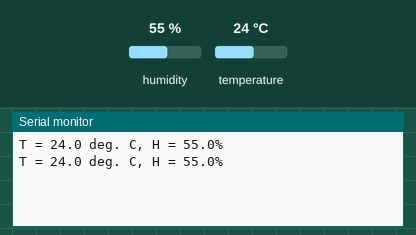
A sketch run on a simulated Arduino Uno, built with avr-gcc and run on an emulated ATmega328P. Shown: the last lines printed to the serial monitor. The inputs (shaded band) are chosen by the test bench; at power-on: humidity 55 %, temperature 24 °C.

Above: at 8.8 s.
8.9 s: humidity set to 22 %
At 13.1 s:
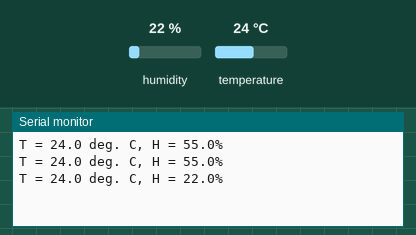
14.9 s: temperature set to 12 °C
At 17.4 s:
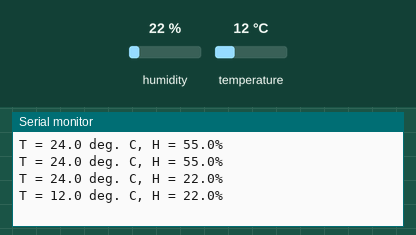
20.9 s: humidity set to 40 %
At 24.8 s:
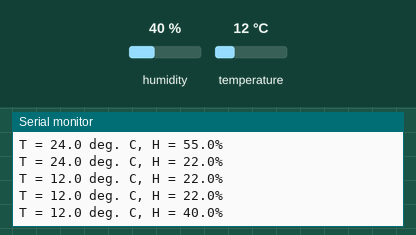
Timing chart, 0 to 26.3 s (numbered marks = the images above; inputs shaded):
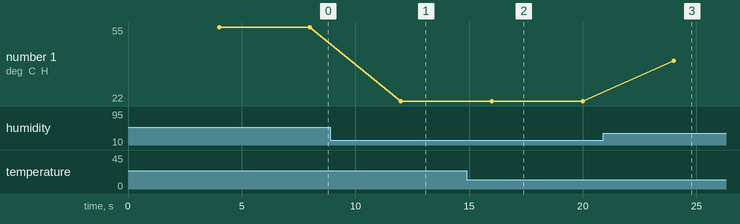

Measured:
- after the input at 8.9 s, the serial monitor: prints a new line after 3.1 s (image 1)
- after the input at 14.9 s, the serial monitor: prints a new line after 1.1 s (image 2)
- after the input at 20.9 s, the serial monitor: prints a new line after 3.1 s (image 3)
- plotted number 1: 55 → 22 after the input at 8.9 s, 22 → 40 after the input at 20.9 s

The sketch:

DHT22.ino
```cpp
#include <Arduino.h>
#include "DHT_Async.h"

//Code for running DHT22 on Arduino UNO, text output on serial monitor
//input pin is 10, voltage is 5 or 3.3, gnd is gnd


/* Uncomment according to your sensortype. */
//#define DHT_SENSOR_TYPE DHT_TYPE_11
//#define DHT_SENSOR_TYPE DHT_TYPE_21
#define DHT_SENSOR_TYPE DHT_TYPE_22

static const int DHT_SENSOR_PIN = 10;
DHT_Async dht_sensor(DHT_SENSOR_PIN, DHT_SENSOR_TYPE);


/*
 * Initialize the serial port.
 */
void setup() {
    Serial.begin(115200);
}


/*
 * Poll for a measurement, keeping the state machine alive.  Returns
 * true if a measurement is available.
 */
static bool measure_environment(float *temperature, float *humidity) {
    static unsigned long measurement_timestamp = millis();

    /* Measure once every four seconds. */
    if (millis() - measurement_timestamp > 4000ul) {
        if (dht_sensor.measure(temperature, humidity)) {
            measurement_timestamp = millis();
            return (true);
        }
    }

    return (false);
}


/*
 * Main program loop.
 */
void loop() {
    float temperature;
    float humidity;

    /* Measure temperature and humidity.  If the functions returns
       true, then a measurement is available. */
    if (measure_environment(&temperature, &humidity)) {
        Serial.print("T = ");
        Serial.print(temperature, 1);
        Serial.print(" deg. C, H = ");
        Serial.print(humidity, 1);
        Serial.println("%");
    }
}
```
